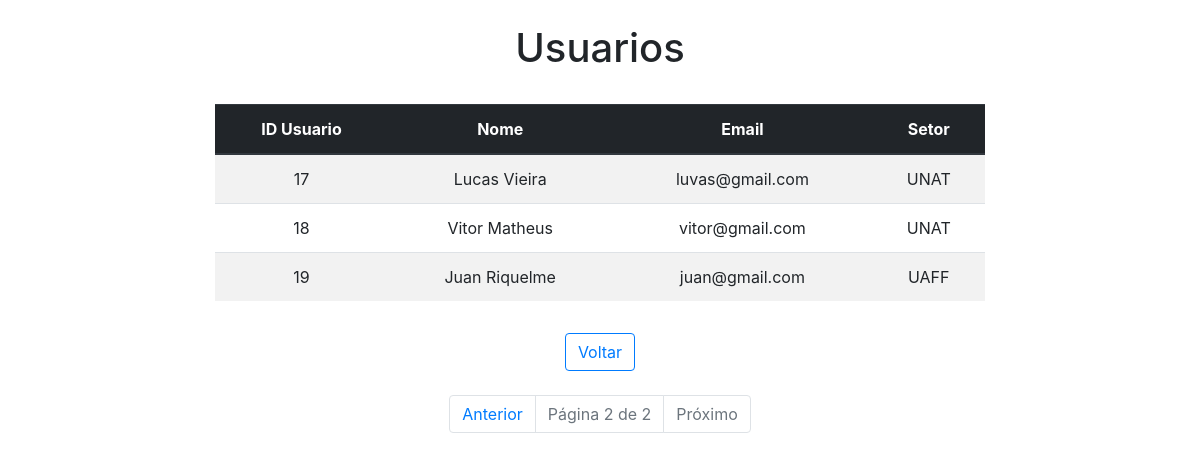
The page /usuarios_html/?page=2 (signed in) on the database as committed earlier.
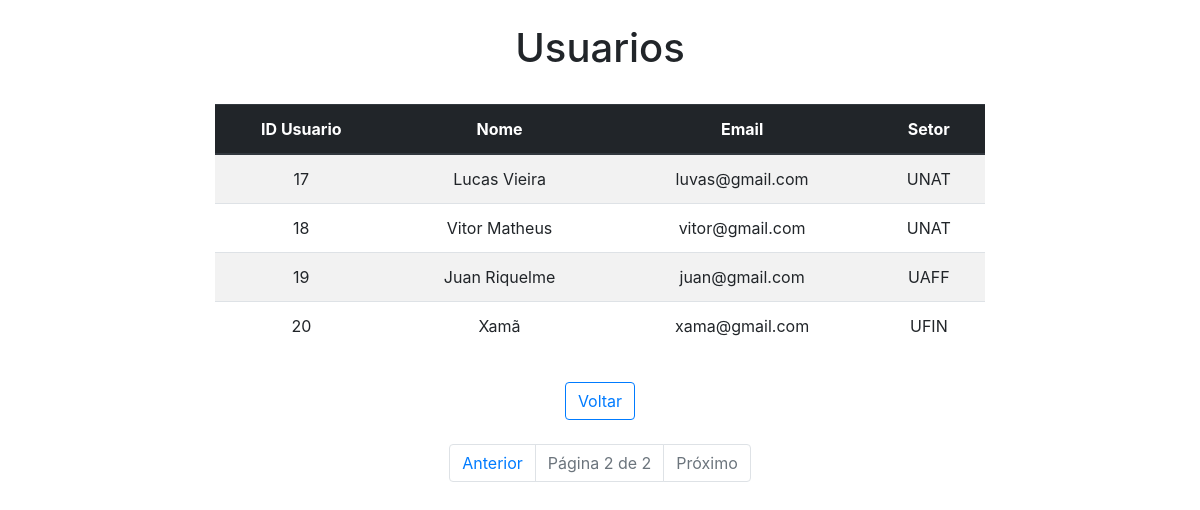
The same page on the database as committed later.
### app/models.py (models this page shows, shortened)
class CadastroUsuario(models.Model):
    nome = models.CharField(max_length=100)
    email = models.EmailField(max_length=100)
    senha = models.CharField(max_length=10)
    setor = models.CharField(max_length=20)

### app/views.py (the view)
# urls.py: path("usuarios_html/", usuarios_html, name="usuarios_html"),
@login_required
def usuarios_html(request):
    usuarios_list = CadastroUsuario.objects.all()
    paginator = Paginator(usuarios_list, 5)
    page = request.GET.get('page')
    try:
        usuarios = paginator.page(page)
    except PageNotAnInteger:
        usuarios = paginator.page(1)
    except EmptyPage:
        usuarios = paginator.page(paginator.num_pages)
    return render(request, "usuarios.html", {"usuarios": usuarios})

### app/templates/usuarios.html (shortened to what this page needs)
<!DOCTYPE html>
<html lang="en">
<head>
    <link rel="stylesheet" href="https://stackpath.bootstrapcdn.com/bootstrap/4.1.3/css/bootstrap.min.css">
</head>
<body>
 <div class="col-8 m-auto pt-4 pb-4 text-center">
    <h1>Usuarios</h1> <br>
    <table class="table table-striped">
        <thead class="thead-dark">
            <tr>
                <th scope="col">ID Usuario</th>
                <th scope="col">Nome</th>
                <th scope="col">Email</th>
                <th scope="col">Setor</th>
            </tr>
        </thead>
        <tbody>
            {% for usuario in usuarios %}
            <tr>
                <td>{{ usuario.id }}</td>
                <td>{{ usuario.nome }}</td>
                <td>{{ usuario.email }}</td>
                <td>{{ usuario.setor }}</td>
            </tr>
            {% endfor %}
        </tbody>
    </table>
    <div class="pt-2">
        <a href="{% url 'home' %}" class="btn btn-outline-primary mt-2">
             Voltar
        </a>
    </div>
 </div>
<div class="container">
  <div class="row">
    <div class="col-md-12">
      <nav aria-label="Page navigation">
        <ul class="pagination justify-content-center">
          {% if usuarios.has_previous %}
            <li class="page-item">
              <a class="page-link" href="?page={{ usuarios.previous_page_number }}">Anterior</a>
            </li>
          {% else %}
            <li class="page-item disabled">
              <span class="page-link">Anterior</span>
            </li>
          {% endif %}
          <li class="page-item disabled">
            <span class="page-link">Página {{ usuarios.number }} de {{ usuarios.paginator.num_pages }}</span>
          </li>
          {% if usuarios.has_next %}
            <li class="page-item">
              <a class="page-link" href="?page={{ usuarios.next_page_number }}">Próximo</a>
            </li>
          {% else %}
            <li class="page-item disabled">
              <span class="page-link">Próximo</span>
            </li>
          {% endif %}
        </ul>
      </nav>
    </div>
  </div>
</div>
</body>
</html>

Rows that differ between the two databases and show on the page:
added CadastroUsuario: id "20", nome "Xamã", email "xama@gmail.com", setor "UFIN"
